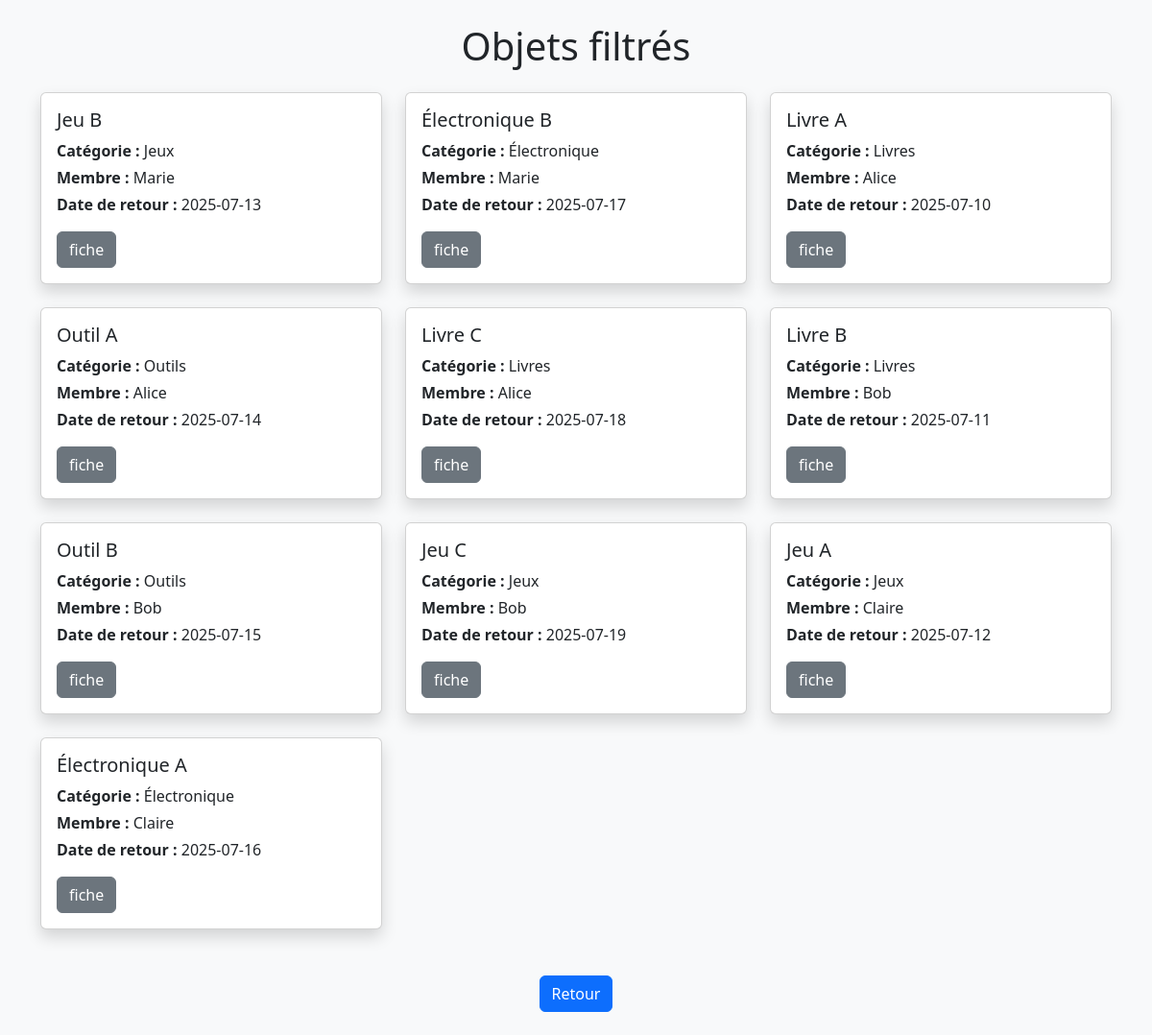
Page /pages/liste_objet_filtred.php on the committed database.
### tables this page shows
create table emprunt_objet(
    id_objet INT  AUTO_INCREMENT PRIMARY KEY,
    nom_objet VARCHAR(50) ,
    id_categorie INT ,
    id_membre INT ,
    FOREIGN KEY (id_categorie) REFERENCES emprunt_categorie(id_categorie)
);

create table emprunt_categorie(
    id_categorie INT  AUTO_INCREMENT PRIMARY KEY,
    nom_categorie VARCHAR(50) 
);

create table emprunt_membre(
    id_membre INT  AUTO_INCREMENT PRIMARY KEY,
    nom VARCHAR(50) ,
    dtn DATE ,
    genre VARCHAR(10) ,
    email VARCHAR(100) ,
    ville VARCHAR(50) ,
    mdp VARCHAR(255) ,
    image_profil VARCHAR(255) 
);

create table emprunt_emprunt(
    id_emprunt INT  AUTO_INCREMENT PRIMARY KEY,
    id_objet INT ,
    id_membre INT ,
    date_emprunt DATE ,
    date_retour DATE ,
    FOREIGN KEY (id_objet) REFERENCES emprunt_objet(id_objet),
    FOREIGN KEY (id_membre) REFERENCES emprunt_membre(id_membre)
);

### inc/connexion.php (called while the page is built, shortened)
<?php
    function dbconnect()
    {
        static $connect=null;
        if($connect==null)
        {
            $connect = mysqli_connect('localhost','root','','emprunt');
        }
        return $connect;
    }
?>

### inc/fonction.php (called while the page is built, shortened)
<?php
    require ("connexion.php");
    function get_objet()
    {
        $query = "SELECT * FROM emprunt_objet
            JOIN emprunt_emprunt ON emprunt_objet.id_objet = emprunt_emprunt.id_objet
            JOIN emprunt_membre ON emprunt_emprunt.id_membre = emprunt_membre.id_membre
            JOIN emprunt_categorie ON emprunt_objet.id_categorie = emprunt_categorie.id_categorie";
        $result = mysqli_query(dbconnect(), $query);
        $objets = [];
        while ($row = mysqli_fetch_assoc($result)) {
            $objets[] = $row;
        }
        return $objets;
    }
    function get_objet_filtred($id)
    {
        if($id==0)
        {
            return get_objet();
        }
    }
?>

### pages/liste_objet_filtred.php (the view, shortened to what this page needs)
<?php
    require("../inc/fonction.php");
    $objet = get_objet_filtred($_GET['categorie']);
?>
<!DOCTYPE html>
<html lang="fr">
<head>
    <link rel="stylesheet" href="../../assets/bootstrap/css/bootstrap.min.css">
</head>
<body class="bg-light">
    <div class="container py-4">
        <h1 class="mb-4 text-center">Objets filtrés</h1>
        <div class="row">
            <?php foreach ($objet as $obj): ?>
                <div class="col-md-4 mb-4">
                    <div class="card shadow h-100">
                        <div class="card-body">
                            <h5 class="card-title"><?php echo $obj['nom_objet']; ?></h5>
                            <p class="card-text mb-1"><strong>Catégorie :</strong> <?php echo $obj['nom_categorie']; ?></p>
                            <p class="card-text mb-1"><strong>Membre :</strong> <?php echo $obj['nom']; ?></p>
                            <p class="card-text"><strong>Date de retour :</strong> <?php echo $obj['date_retour']; ?></p>
                            <a href="fiche.php?id=<?php echo $obj['id_objet'] ?>"><button class="btn btn-secondary">fiche</button></a>
                        </div>
                    </div>
                </div>
            <?php endforeach; ?>
        </div>
        <div class="text-center mt-4">
            <a href="liste_objet.php" class="btn btn-primary">Retour</a>
        </div>
    </div>
</body>
</html>

### rows in the picture
emprunt_objet: nom_objet "Jeu B", id_categorie.nom_categorie "Jeux", id_membre.nom "Marie", emprunt_emprunt.date_retour "2025-07-13"
emprunt_objet: nom_objet "Électronique B", id_categorie.nom_categorie "Électronique", id_membre.nom "Marie", emprunt_emprunt.date_retour "2025-07-17"
emprunt_objet: nom_objet "Livre A", id_categorie.nom_categorie "Livres", emprunt_membre.nom "Alice", emprunt_emprunt.date_retour "2025-07-10"
emprunt_objet: nom_objet "Outil A", id_categorie.nom_categorie "Outils", emprunt_membre.nom "Alice", emprunt_emprunt.date_retour "2025-07-14"
emprunt_objet: nom_objet "Livre C", id_categorie.nom_categorie "Livres", emprunt_membre.nom "Alice", emprunt_emprunt.date_retour "2025-07-18"
emprunt_objet: nom_objet "Livre B", id_categorie.nom_categorie "Livres", emprunt_membre.nom "Bob", emprunt_emprunt.date_retour "2025-07-11"
emprunt_objet: nom_objet "Outil B", id_categorie.nom_categorie "Outils", emprunt_membre.nom "Bob", emprunt_emprunt.date_retour "2025-07-15"
emprunt_objet: nom_objet "Jeu C", id_categorie.nom_categorie "Jeux", emprunt_membre.nom "Bob", emprunt_emprunt.date_retour "2025-07-19"
emprunt_objet: nom_objet "Jeu A", id_categorie.nom_categorie "Jeux", emprunt_membre.nom "Claire", emprunt_emprunt.date_retour "2025-07-12"
emprunt_objet: nom_objet "Électronique A", id_categorie.nom_categorie "Électronique", emprunt_membre.nom "Claire", emprunt_emprunt.date_retour "2025-07-16"
